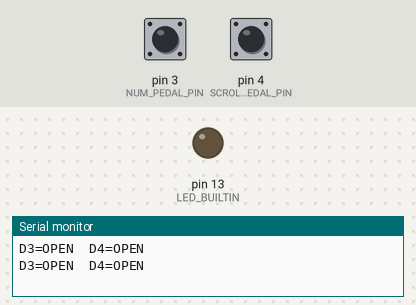
Recording of a sketch running on a simulated Arduino Leonardo, built with avr-gcc and run on an emulated ATmega32U4. Shown: output pins drawn as LEDs (lit = HIGH), the last lines printed to the serial monitor. The inputs (shaded band) are chosen by the test bench; at power-on: pin 3 (NUM_PEDAL_PIN) HIGH, pin 4 (SCROLL_PEDAL_PIN) HIGH.

Above: at 1.2 s.
1.3 s: pin 3 (NUM_PEDAL_PIN) pulled LOW for 0.15 s
At 1.37 s:
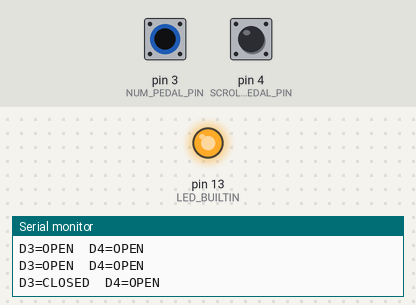
2.9 s: pin 4 (SCROLL_PEDAL_PIN) pulled LOW for 0.15 s
At 4.2 s:
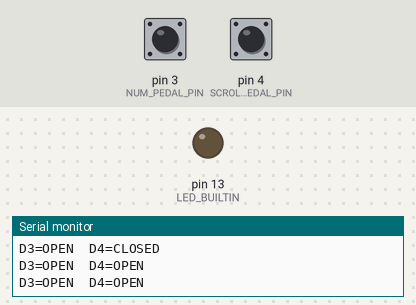
4.5 s: pin 3 (NUM_PEDAL_PIN) pulled LOW for 3.2 s
At 6.0 s:
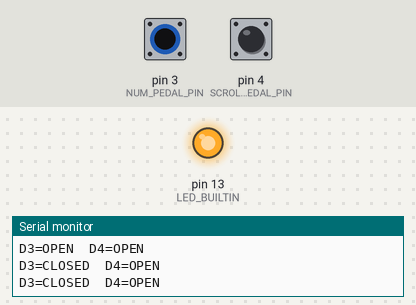
10.7 s: pin 4 (SCROLL_PEDAL_PIN) pulled LOW for 3.2 s
At 14.3 s:
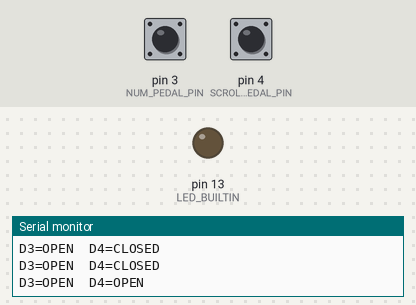
15.4 s: pin 3 (NUM_PEDAL_PIN) driven LOW and pin 4 (SCROLL_PEDAL_PIN) driven LOW
At 16.6 s:
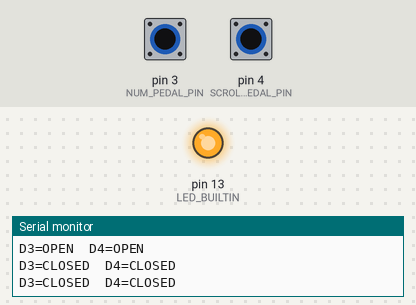
Timing chart, 0 to 18.4 s (numbered marks = the images above; inputs shaded):
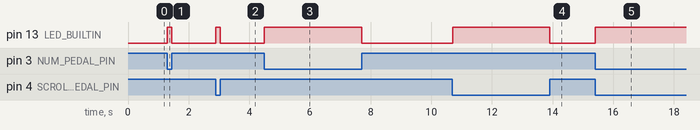

Measured:
- after the input at 1.3 s, pin 13 (LED_BUILTIN): LOW → HIGH at once, → LOW 0.15 s later
- after the input at 2.9 s, pin 13 (LED_BUILTIN): LOW → HIGH at once, → LOW 0.15 s later
- after the input at 4.5 s, pin 13 (LED_BUILTIN): LOW → HIGH at once, → LOW 3.2 s later
- after the input at 10.7 s, pin 13 (LED_BUILTIN): LOW → HIGH at once, → LOW 3.2 s later
- after the input at 15.4 s, pin 13 (LED_BUILTIN): LOW → HIGH at once

The sketch:

lock_pedal_wiring_test.ino
```cpp
// Safe wiring test for two dry-contact pedals on an Arduino Leonardo.
// No keyboard, mouse or other HID reports are sent.
const byte NUM_PEDAL_PIN = 3;
const byte SCROLL_PEDAL_PIN = 4;

int previousNum = -1;
int previousScroll = -1;
unsigned long lastReport = 0;

void setup() {
  pinMode(NUM_PEDAL_PIN, INPUT_PULLUP);
  pinMode(SCROLL_PEDAL_PIN, INPUT_PULLUP);
  pinMode(LED_BUILTIN, OUTPUT);
  Serial.begin(115200);
}

void loop() {
  const int num = digitalRead(NUM_PEDAL_PIN);
  const int scroll = digitalRead(SCROLL_PEDAL_PIN);
  digitalWrite(LED_BUILTIN, num == LOW || scroll == LOW);

  if (num != previousNum || scroll != previousScroll || millis() - lastReport >= 1000) {
    Serial.print("D3=");
    Serial.print(num == LOW ? "CLOSED" : "OPEN");
    Serial.print("  D4=");
    Serial.println(scroll == LOW ? "CLOSED" : "OPEN");
    previousNum = num;
    previousScroll = scroll;
    lastReport = millis();
  }
}
```
